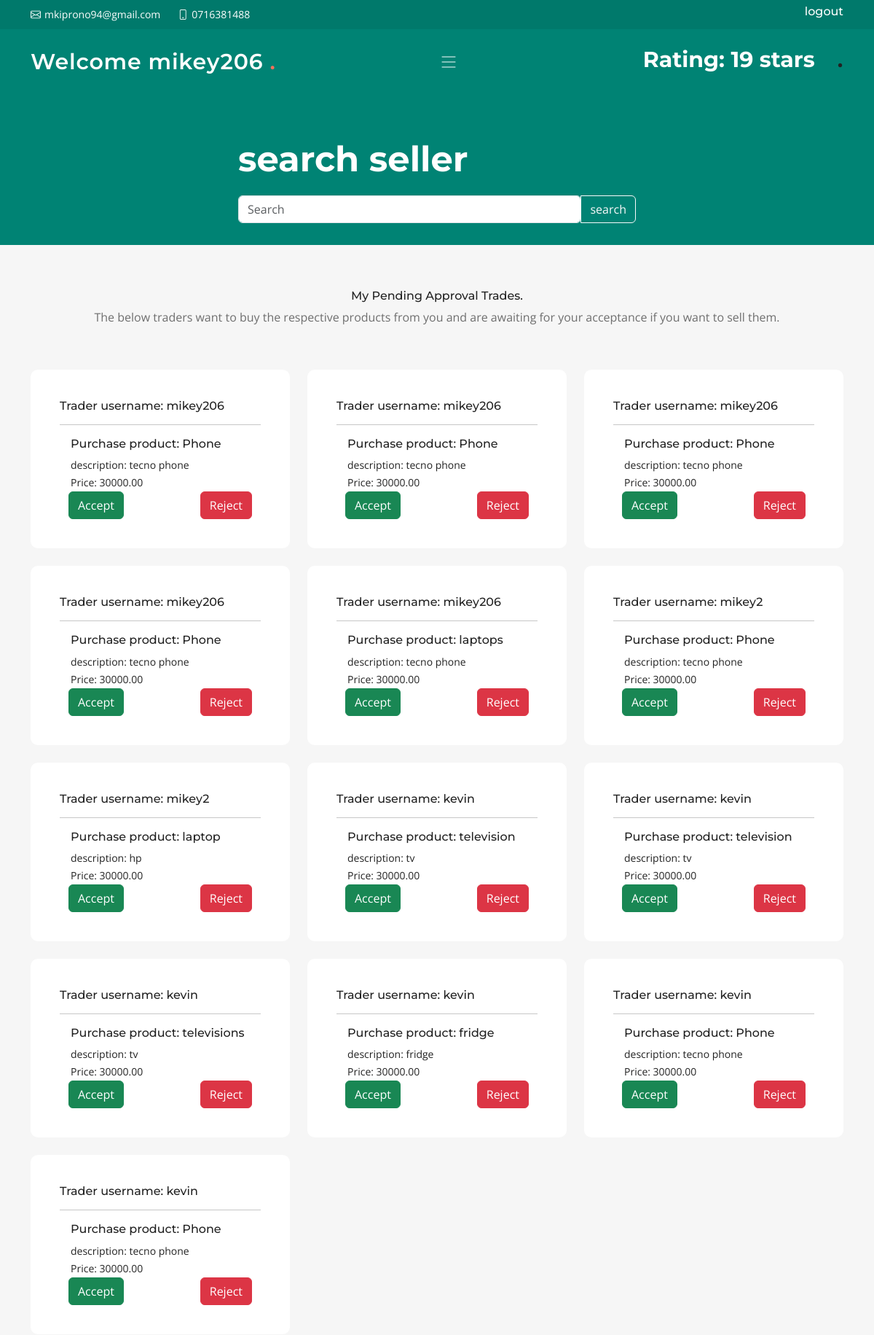
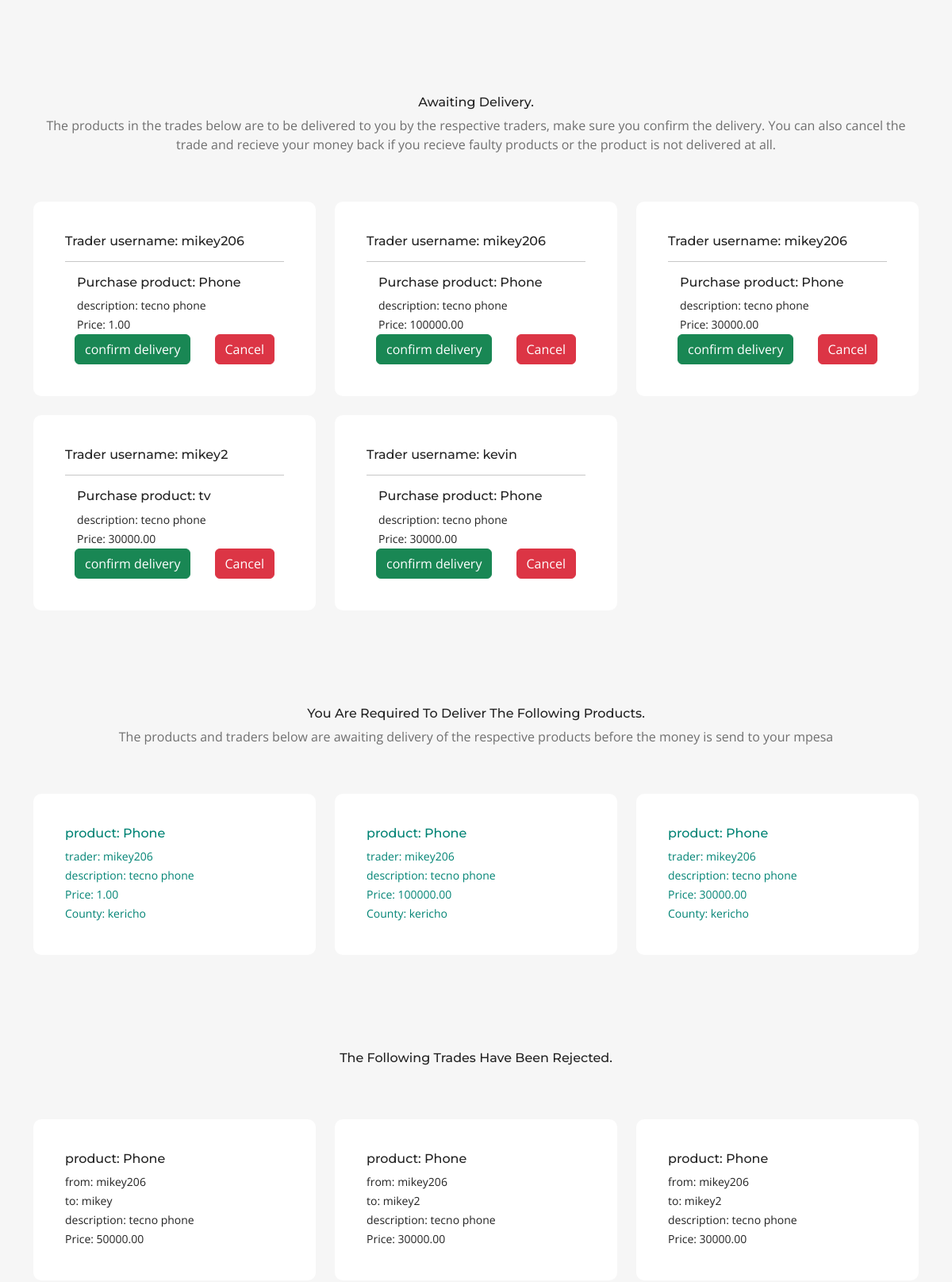
Screenshot of /home/ (signed in, upper part) with the database file from the repository (2 pictures, top to bottom).
### Main/models.py (models this page shows)
class Trader(models.Model):
    user = models.OneToOneField(User, on_delete=models.CASCADE)
    first_name = models.CharField(max_length=30)
    last_name = models.CharField(max_length=30)
    balance = models.DecimalField(max_digits=20, decimal_places=2, default=0.00)
    phone_number  = models.CharField(max_length=10)
    collateral_amount = models.DecimalField(max_digits=10, decimal_places=2)
    county = models.CharField(max_length=50)
    sub_county = models.CharField(max_length=50)
    def __str__(self):
        return f"{self.last_name}, {self.first_name}"

class Transaction(models.Model):
    sender = models.ForeignKey(Trader, on_delete=models.CASCADE, related_name='sent_transactions')
    receiver = models.ForeignKey(Trader, on_delete=models.CASCADE, related_name='received_transactions')
    time = models.DateTimeField(auto_now=True)
    amount = models.DecimalField(max_digits=20, decimal_places=2, default=0.00)
    product = models.CharField(max_length=100)
    description = models.CharField(max_length=100)
    status = models.TextField(choices=(('Accepted', 'Accepted'), ('Pending', 'Pending'),('Rejected', 'Rejected'),('Delivered', 'Delivered')))
    security_key = models.CharField(max_length=10,default="0000000000")
    def __str__(self):
        return f"buying: {self.product}, from: {self.receiver}"

### Main/views.py (the view)
# urls.py: path('home/', customer_view, name="customer-home"),
def customer_view(request):
    user = request.user
    trader = Trader.objects.get(user=user)
    reviews = Review.objects.filter(seller=trader)
    buyer = trader.sent_transactions.all() # transactions where i am the buyer i need to confirm delivery or ancel the trade
    awaiting_delivery_pending = trader.sent_transactions.all().filter(sender=trader)
    awaiting_delivery_pending = awaiting_delivery_pending.filter(status="Accepted")
    seller = trader.received_transactions.all() # where i am the seller now in the ones that am selling i need to deliver the product before the trade is cancelled
    sending_delivery_pending = trader.sent_transactions.all().filter(receiver=trader)
    sending_delivery_pending = sending_delivery_pending.filter(status="Accepted")
    transactions = Transaction.objects.filter(sender=trader) | \
                   Transaction.objects.filter(receiver=trader)
    pending = transactions.filter(status="Pending")
    success = transactions.filter(status="Accepted")
    rejected = transactions.filter(status="Rejected")
    complaints = Complaint.objects.filter(transaction__in=transactions)
    exists = ""
    total_ratings = Review.objects.filter(seller=trader).aggregate(total_stars=Sum('stars'))
    if 'username' in request.session:
        del request.session['username']
    if 'exists' in request.session:
        exists = request.session["exists"]
        del request.session['exists']
    return render(request, "main/Impact/index.html", {"sending_delivery_pending":sending_delivery_pending, "awaiting_delivery_pending":awaiting_delivery_pending, "user":user, "trader":trader,"transactions":transactions,"pending":pending, "success":success, "rejected":rejected,"exists":exists,"complaints":complaints,"total_ratings":total_ratings})

### templates/main/Impact/index.html (shortened to what this page needs)
<!DOCTYPE html>
<html lang="en">
<head>
  {% load static %}
  <link href="{% static 'home/assets/vendor/bootstrap/css/bootstrap.min.css' %}" rel="stylesheet">
  <link href="{% static 'home/assets/vendor/bootstrap-icons/bootstrap-icons.css' %}" rel="stylesheet">
  <link href="{% static 'home/assets/vendor/aos/aos.css' %}" rel="stylesheet">
  <link href="{% static 'home/assets/vendor/glightbox/css/glightbox.min.css' %}" rel="stylesheet">
  <link href="{% static 'home/assets/vendor/swiper/swiper-bundle.min.css' %}" rel="stylesheet">
  <link href="{% static 'home//assets/css/main.css' %}" rel="stylesheet">
</head>
<body>
  <section id="topbar" class="topbar d-flex align-items-center">
    <div class="container d-flex justify-content-center justify-content-md-between">
      <div class="contact-info d-flex align-items-center">
        <i class="bi bi-envelope d-flex align-items-center"><a href="#">{{ user.email }}</a></i>
        <i class="bi bi-phone d-flex align-items-center ms-4"><span>{{ trader.phone_number }}</span></i>
      </div>
        <a href="{% url 'logout' %}" ><h6 style="color:white;">logout</h6></a>
      </div>
  </section>
  <header id="header" class="header d-flex align-items-center">
    <div class="container-fluid container-xl d-flex align-items-center justify-content-between">
      <a href="index.html" class="logo d-flex align-items-center">
        <h1>Welcome {{ user.username }} <span>.</span></h1>
      </a>
      <i class="mobile-nav-toggle mobile-nav-show bi bi-list"></i><h1> <span class="badge badge-success">Rating: {{ total_ratings.total_stars }} stars</span> <span>.</span></h1>
    </div>
  </header>
  <section id="hero" class="hero">
    <div class="container position-relative">
      <div class="row gy-5" data-aos="fade-in">
        <div class="col-lg-6 order-2 order-lg-1 d-flex flex-column justify-content-center text-center text-lg-start mx-auto">
          <h2>search <span>seller</span></h2>
          <form method="post" action="{% url 'search' %}" id="formSearch">
            <div class="input-group">
              <input type="search" class="form-control rounded" name="name" placeholder="Search" aria-label="Search" aria-describedby="search-addon" />
              <button type="submit" class="btn btn-outline-light" data-mdb-ripple-init>search</button>
            </div>
          </form>
          </div>
        </div>
      </div>
  </section>
  <main id="main">
     <section id="services" class="services sections-bg">
      <div class="container" data-aos="fade-up">
        <div class="section-header">
          <h6>My Pending Approval Trades.</h6>
          <p>The below traders want to buy the respective products from you and are awaiting for your acceptance if you want to sell them.</p>
        </div>
        <div class="row gy-4" data-aos="fade-up" data-aos-delay="100">
            {% for t in pending %}
            <div class="col-lg-4 col-md-6">
            <div class="service-item  position-relative">
              <h6>Trader username: {{ t.sender.user }}</h6><hr/>
              <div style="margin-left:15px;">
              <h6>Purchase product: {{ t.product }}</h6>
              <p>description: {{ t.description }}</p>
             <p>Price: {{ t.amount }}</p>
              </div>
             <div class="container d-flex justify-content-center justify-content-md-between">
              <div class="contact-info d-flex align-items-center">
                <a href="{% url 'commitment_fee' t.id %}"><button class="btn btn-success">Accept</button></a>
              </div>
              <div class="social-links d-none d-md-flex align-items-center">
                <a href="{% url 'reject-tansaction' t.id %}"><button class="btn btn-danger">Reject</button></a>
              </div>
            </div>
            </div>
          </div>
          {% endfor %}
        </div>
      </div>
    </section>
     <section id="services" class="services sections-bg">
      <div class="container" data-aos="fade-up">
        <div class="section-header">
          <h6> Awaiting Delivery.</h6>
          <p>The products in the trades below are to be delivered to you by the respective traders, make sure you confirm the delivery. You can also cancel the trade and recieve your money back if you recieve faulty products or the product is not delivered at all.</p>
        </div>
        <div class="row gy-4" data-aos="fade-up" data-aos-delay="100">
            {% for t in awaiting_delivery_pending %}
            <div class="col-lg-4 col-md-6">
            <div class="service-item  position-relative">
              <h6>Trader username: {{ t.receiver.user }}</h6><hr/>
              <div style="margin-left:15px;">
              <h6>Purchase product: {{ t.product }}</h6>
              <p>description: {{ t.description }}</p>
             <p>Price: {{ t.amount }}</p>
              </div>
             <div class="container d-flex justify-content-center justify-content-md-between">
              <div class="contact-info d-flex align-items-center">
                <a href="{% url 'confirm-delivery' t.id %}"><button class="btn btn-success">confirm delivery</button></a>
              </div>
              <div class="social-links d-none d-md-flex align-items-center">
                <a href="{% url 'send-complaint' t.id %}" style="text-decoration:none;"><button class="btn btn-danger">Cancel</button></a>
              </div>
            </div>
            </div>
          </div>
          {% endfor %}
        </div>
      </div>
    </section>
     <section id="services" class="services sections-bg">
      <div class="container" data-aos="fade-up">
        <div class="section-header">
          <h6>You Are Required To Deliver The Following Products.</h6>
          <p>The products and traders below are awaiting delivery of the respective products before the money is send to your mpesa</p>
        </div>
        <div class="row gy-4" data-aos="fade-up" data-aos-delay="100">
            {% for t in sending_delivery_pending %}
            <div class="col-lg-4 col-md-6">
              <a href="" style="text-decoration:none;">
            <div class="service-item  position-relative">
              <h6>product: {{ t.product }}</h6>
              <p>trader: {{ t.receiver.user }}</p>
              <p>description: {{ t.description }}</p>
             <p>Price: {{ t.amount }}</p>
             <p>County: {{ t.receiver.county }}</p>
            </div>
          </a>
          </div>
          {% endfor %}
        </div>
      </div>
    </section>
     <section id="services" class="services sections-bg">
      <div class="container" data-aos="fade-up">
        <div class="section-header">
          <h6>The Following Trades Have Been Rejected.</h6>
        </div>
        <div class="row gy-4" data-aos="fade-up" data-aos-delay="100">
            {% for t in rejected %}
            <div class="col-lg-4 col-md-6">
            <div class="service-item  position-relative">
              <h6 >product: {{ t.product }}</h6>
              <p>from: {{ t.sender.user }}</p>
              <p>to: {{ t.receiver.user }}</p>
              <p>description: {{ t.description }}</p>
             <p>Price: {{ t.amount }}</p>
            </div>
          </div>
          {% endfor %}
        </div>
      </div>
    </section>
  </main>
</body>
</html>

### static/home/assets/css/main.css (style rules this page uses)
:root { --font-default: "Open Sans", system-ui, -apple-system, "Segoe UI", Roboto, "Helvetica Neue", Arial, "Noto Sans", "Liberation Sans", sans-serif, "Apple Color Emoji", "Segoe UI Emoji", "Segoe UI Symbol", "Noto Color Emoji"; --font-primary: "Montserrat", sans-serif; --font-secondary: "Poppins", sans-serif; }
:root { --color-default: #222222; --color-primary: #008374; --color-secondary: #f85a40; }
:root { scroll-behavior: smooth; }
body { font-family: var(--font-default); color: var(--color-default); }
a { color: var(--color-primary); text-decoration: none; }
h1, h2, h3, h4, h5, h6 { font-family: var(--font-primary); }
section { padding: 60px 0; overflow: hidden; scroll-margin-top: 70px; overflow: clip; }
.sections-bg { background-color: #f6f6f6; }
.section-header { text-align: center; padding-bottom: 60px; }
.section-header p { margin-bottom: 0; color: #6f6f6f; }
.topbar { background: #00796b; height: 40px; font-size: 14px; transition: all 0.5s; color: #fff; padding: 0; }
.topbar .contact-info i { font-style: normal; color: #fff; line-height: 0; }
.topbar .contact-info i a, .topbar .contact-info i span { padding-left: 5px; color: #fff; }
.topbar .contact-info i a { line-height: 0; transition: 0.3s; }
.header { transition: all 0.5s; z-index: 997; height: 90px; background-color: var(--color-primary); }
.header .logo h1 { font-size: 30px; margin: 0; font-weight: 600; letter-spacing: 0.8px; color: #fff; font-family: var(--font-primary); }
.header .logo h1 span { color: #f96f59; }
@media (max-width: 1279px) { .mobile-nav-show { color: rgba(255, 255, 255, 0.6); font-size: 28px; cursor: pointer; line-height: 0; transition: 0.5s; z-index: 9999; margin-right: 10px; } }
.services { padding: 60px 0; }
.services .service-item { padding: 40px; background: #fff; height: 100%; border-radius: 10px; }
.services .service-item p { line-height: 24px; font-size: 14px; margin-bottom: 0; }
.hero { width: 100%; position: relative; background: var(--color-primary); padding: 60px 0 0 0; }
.hero h2 { font-size: 48px; font-weight: 700; margin-bottom: 20px; color: #fff; }

### rows the page displays
Trader: phone_number "0716381488"
Transaction: sender.user "mikey206", product "Phone", description "tecno phone", amount "30000.00"
Transaction: sender.user "mikey206", product "Phone", description "tecno phone", amount "30000.00"
Transaction: sender.user "mikey206", product "Phone", description "tecno phone", amount "30000.00"
Transaction: sender.user "mikey206", product "Phone", description "tecno phone", amount "30000.00"
Transaction: sender.user "mikey206", product "laptops", description "tecno phone", amount "30000.00"
Transaction: sender.user "mikey2", product "Phone", description "tecno phone", amount "30000.00"
Transaction: sender.user "mikey2", product "laptop", description "hp", amount "30000.00"
Transaction: sender.user "kevin", product "television", description "tv", amount "30000.00"
Transaction: sender.user "kevin", product "television", description "tv", amount "30000.00"
Transaction: sender.user "kevin", product "televisions", description "tv", amount "30000.00"
Transaction: sender.user "kevin", product "fridge", description "fridge", amount "30000.00"
Transaction: sender.user "kevin", product "Phone", description "tecno phone", amount "30000.00"
Transaction: sender.user "kevin", product "Phone", description "tecno phone", amount "30000.00"
Transaction: receiver.user "mikey206", product "Phone", description "tecno phone", amount "1.00", receiver.county "kericho"
Transaction: receiver.user "mikey206", product "Phone", description "tecno phone", amount "100000.00", receiver.county "kericho"
Transaction: receiver.user "mikey206", product "Phone", description "tecno phone", amount "30000.00", receiver.county "kericho"
Transaction: receiver.user "mikey2", product "tv", description "tecno phone", amount "30000.00"
Transaction: receiver.user "kevin", product "Phone", description "tecno phone", amount "30000.00"
Transaction: product "Phone", sender.user "mikey206", receiver.user "mikey", description "tecno phone", amount "50000.00"
Transaction: product "Phone", sender.user "mikey206", receiver.user "mikey2", description "tecno phone", amount "30000.00"
Transaction: product "Phone", sender.user "mikey206", receiver.user "mikey2", description "tecno phone", amount "30000.00"

### other values shown
{{ user.email }} "mkiprono94@gmail.com"
{{ user.username }} "mikey206"
{{ total_ratings.total_stars }} "19"
